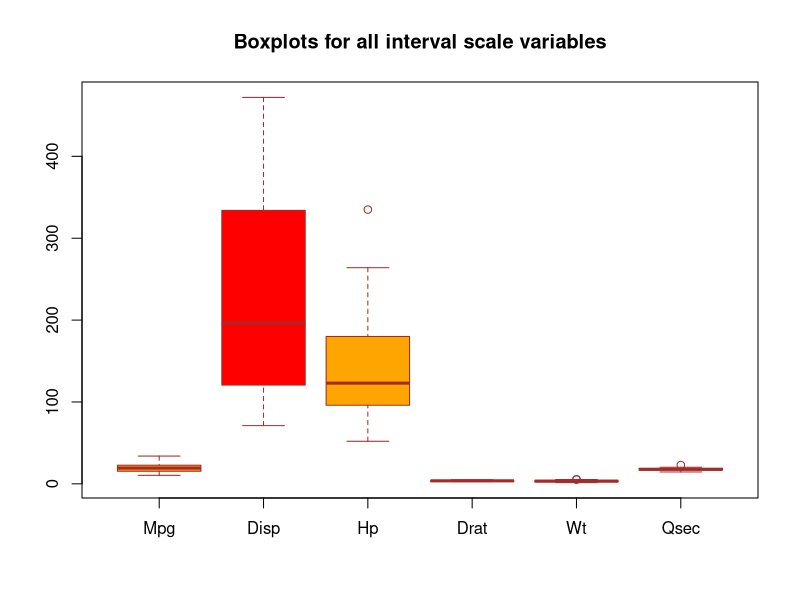
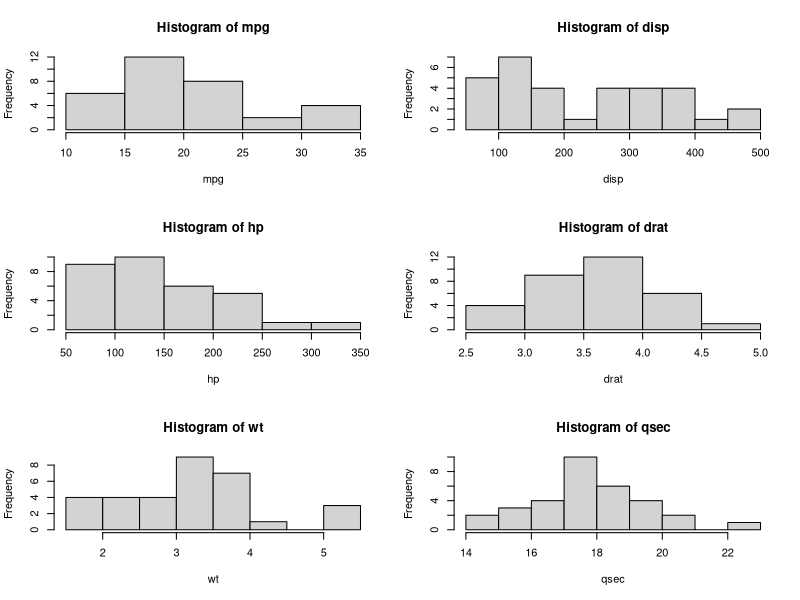
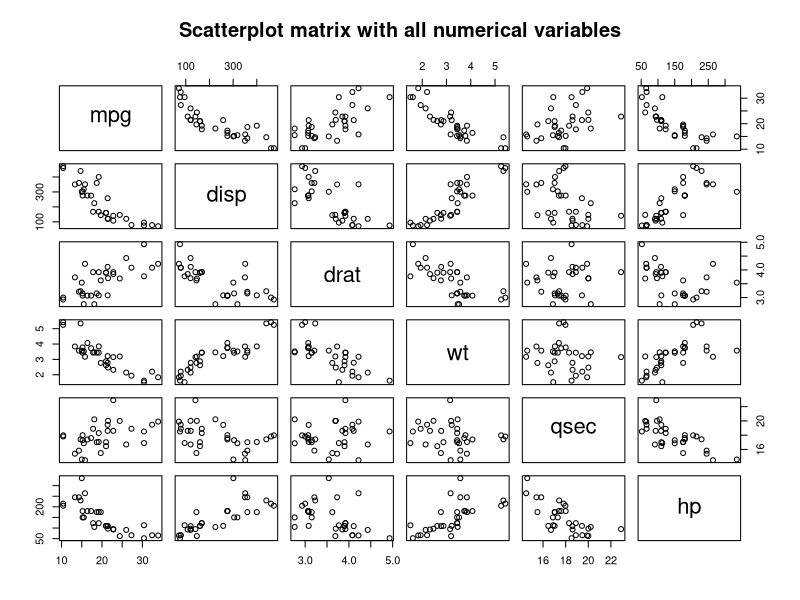
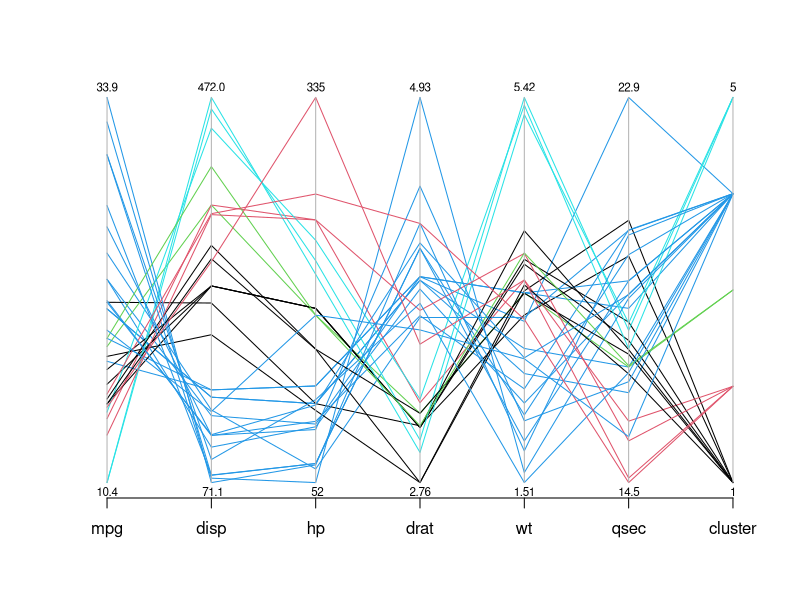

The R script that drew these images, in order:
#### Information Visualization - Assignment 6
library(MASS)
# first look at the data set
mtcars
# cyl, vs, am, gear and carb are categorial
mtcars$cyl
# mpg, disp, hp, drat, wt and qsec are numerical
mtcars$mpg
# get variables having at least interval scale (level of measurement) from mtcars
interval_mtcars = data.frame(mpg=mtcars$mpg, disp=mtcars$disp, hp=mtcars$hp, drat=mtcars$drat, wt=mtcars$wt, qsec=mtcars$qsec)
mpg=mtcars$mpg
disp=mtcars$disp
hp=mtcars$hp
drat=mtcars$drat
wt=mtcars$wt
qsec=mtcars$qsec
# a) Mean, median, quartiles (lower, upper), minimum, maximum
sapply(interval_mtcars, summary, na.rm=TRUE)
# b) One boxplot with all interval scale variables
boxplot(mpg, disp, hp, drat, wt, qsec,
main = "Boxplots for all interval scale variables",
names = c("Mpg", "Disp", "Hp", "Drat", "Wt", "Qsec"),
col = c("orange","red"),
border = "brown",
notch=FALSE
)
# c) Histograms for all interval scale variables in one graphic
dev.new()
par(mfrow=c(3, 2))
hist(mpg)
hist(disp)
hist(hp)
hist(drat)
hist(wt)
hist(qsec)
# d) Scatterplot matrix with all numerical variables
dev.new()
pairs(~mpg+disp+drat+wt+qsec+hp,data=mtcars,
main="Scatterplot matrix with all numerical variables")
# Nr02
dev.new()
clusters <- kmeans(interval_mtcars, 5)
interval_mtcars$cluster = clusters$cluster
parcoord(interval_mtcars, col=factor(interval_mtcars$cluster), var.label=TRUE)